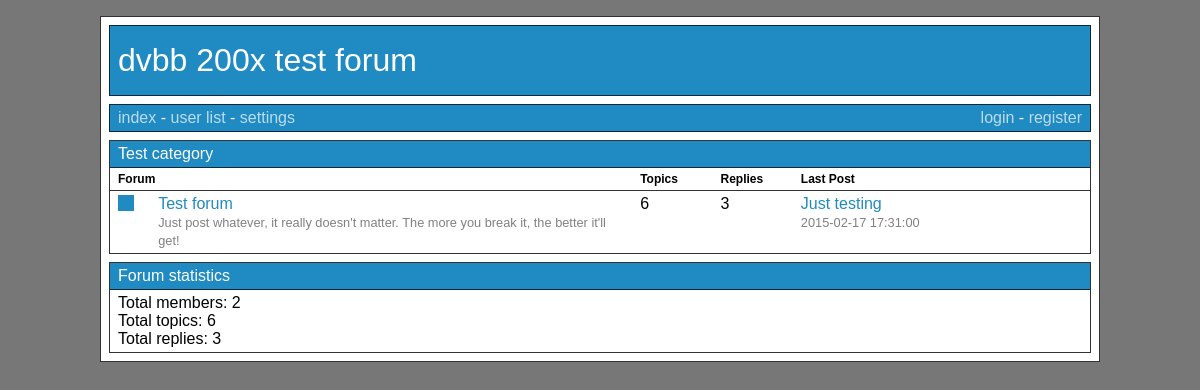
Before: / with the older database file.
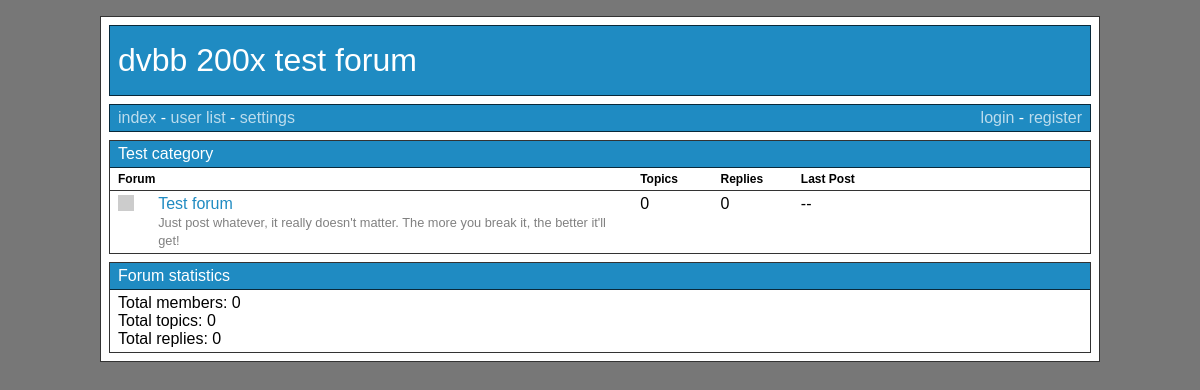
After: the same page with the newer database file.
### tables this page shows
CREATE TABLE "forum" (
  "id" integer NOT NULL PRIMARY KEY AUTOINCREMENT,
  "parent_id" integer NULL,
  "category_id" integer NULL,
  "title" text NULL,
  "description" text NULL
);

CREATE TABLE "post" (
  "id" integer NOT NULL PRIMARY KEY AUTOINCREMENT,
  "forum_id" integer NULL,
  "parent_id" integer NULL,
  "user_id" integer NULL,
  "title" text NULL,
  "body" text NULL,
  "created_at" text NULL,
  "updated_at" text NULL, "last_post_at" text NULL,
  FOREIGN KEY ("forum_id") REFERENCES "forum" ("id") ON DELETE NO ACTION ON UPDATE NO ACTION
);

### library/app.php (called while the page is built, shortened)
<?php
class app {
    static $path;
    static $router;
    static $view = array();
    static $db;
    public static function setPath($path) {
        self::$path = $path;
        return self::$path;
    }
    public static function getPath() {
        return self::$path;
    }
    public static function setRouter($router) {
        self::$router = $router;
        return self::$router;
    }
    public static function getRouter() {
        return self::$router;
    }
    public static function addToView($array = array()) {
        foreach($array as $key => $value) {
            self::$view[$key] = $value;
        }
        return self::$view;
    }
    public static function getViewByKey($key) {
        if (isset(self::$view[$key])) {
            return self::$view[$key];
        }
        return false;
    }
    public static function setDb($db) {
        self::$db = $db;
    }
    public static function getDb() {
        return self::$db;
    }
}

### library/AltoRouter.php (called while the page is built, shortened)
<?php
class AltoRouter {
	protected $routes = array();
	protected $namedRoutes = array();
	protected $basePath = '';
	public function setBasePath($basePath) {
		$this->basePath = $basePath;
	}
	public function map($method, $route, $target, $name = null) {
		$this->routes[] = array($method, $route, $target, $name);
		if($name) {
			if(isset($this->namedRoutes[$name])) {
				throw new \Exception("Can not redeclare route '{$name}'");
			} else {
				$this->namedRoutes[$name] = $route;
			}
		}
		return;
	}
	public function generate($routeName, array $params = array()) {
		$route = $this->namedRoutes[$routeName];
		$url = $this->basePath . $route;
		if (preg_match_all('`(/|\.|)\[([^:\]]*+)(?::([^:\]]*+))?\](\?|)`', $route, $matches, PREG_SET_ORDER)) {
			foreach($matches as $match) {
				list($block, $pre, $type, $param, $optional) = $match;
				if ($pre) {
					$block = substr($block, 1);
				}
				if(isset($params[$param])) {
					$url = str_replace($block, $params[$param], $url);
				} elseif ($optional) {
					$url = str_replace($pre . $block, '', $url);
				}
			}
		}
		return $url;
	}
	public function match($requestUrl = null, $requestMethod = null) {
		$params = array();
		$match = false;
		if($requestUrl === null) {
			$requestUrl = isset($_SERVER['REQUEST_URI']) ? $_SERVER['REQUEST_URI'] : '/';
		}
		$requestUrl = substr($requestUrl, strlen($this->basePath));
		if($requestMethod === null) {
			$requestMethod = isset($_SERVER['REQUEST_METHOD']) ? $_SERVER['REQUEST_METHOD'] : 'GET';
		}
		foreach($this->routes as $handler) {
			list($method, $_route, $target, $name) = $handler;
			$methods = explode('|', $method);
			foreach($methods as $method) {
				if (strcasecmp($requestMethod, $method) === 0) {
					$method_match = true;
					break;
				}
			}
			if ($_route === '*') {
				$match = true;
			} elseif (isset($_route[0]) && $_route[0] === '@') {
				$pattern = '`' . substr($_route, 1) . '`u';
				$match = preg_match($pattern, $requestUrl, $params);
			} else {
				$route = null;
				$regex = false;
				$n = isset($_route[0]) ? $_route[0] : null;
				$i = 0;
				while (true) {
					if (!isset($_route[$i])) {
						break;
					} elseif (false === $regex) {
						$c = $n;
						$regex = $c === '[' || $c === '(' || $c === '.';
					}
					$route .= $_route[$i++];
				}
				$regex = $this->compileRoute($route);
				$match = preg_match($regex, $requestUrl, $params);
			}
			if(($match == true || $match > 0)) {
				if($params) {
					foreach($params as $key => $value) {
						if(is_numeric($key)) unset($params[$key]);
					}
				}
				return array(
					'target' => $target,
					'params' => $params,
					'name' => $name
				);
			}
		}
		return false;
	}
	private function compileRoute($route) {
		return "`^$route$`u";
	}
}

### library/model.php (called while the page is built, shortened)
<?php
class model {
    protected $tableKey = 'id';
    protected function assemble($query, $params = array()) {
        foreach ($params as $target => $value) {
            $query = str_replace($target, SQLite3::escapeString($value), $query);
        }
        return $query;
    }
    public function getAll() {
        $query = $this->assemble(self::QUERY_ALL_ASC, array(
            ':tableName' => $this->tableName,
            ':tableKey' => $this->tableKey,
        ));
        $dbResult = app::getDb()->query($query);
        $return = array();
        while ($row = $dbResult->fetchArray(SQLITE3_ASSOC)) {
            $return[] = $this->generateFromRow($row);
        }
        return $return;
    }
    public function getByField($key, $value) {
        $query = $this->assemble(self::QUERY_SIMPLE_KEY_ASC, array(
            ':tableName' => $this->tableName,
            ':key' => $key,
            ':value' => $value,
            ':tableKey' => $this->tableKey,
        ));
        if ((int)$value !== $value) {
            $query = str_replace($value, '\'' . $value . '\'', $query);
        }
        $dbResult = app::getDb()->query($query);
        $return = array();
        while ($row = $dbResult->fetchArray(SQLITE3_ASSOC)) {
            $return[] = $this->generateFromRow($row);
        }
        return $return;
    }
    public function getByQuery($query) {
        $dbResult = app::getDb()->query($query);
        $return = array();
        while ($row = $dbResult->fetchArray(SQLITE3_ASSOC)) {
            $return[] = $this->generateFromRow($row);
        }
        return $return;
    }
    public function generateFromRow($row) {
        $item = new $class();
        if ($row) {
            foreach ($row as $key => $value) {
                $item->$key = $value;
            }
        }
        return $item;
    }
}

### application/controller/generalController.php (called while the page is built, shortened)
<?php
class generalController extends controller {
    public function index() {
        $forums = (new forum())->getAll();
        foreach ($forums as $forum) {
            $topic = (new post())->getByQuery('SELECT * FROM post WHERE forum_id = ' . $forum->id . ' ORDER BY last_post_at DESC LIMIT 1');
        }
    }
}

### library/auth.php (called while the page is built, shortened)
<?php
class auth {
    static $user = null;
    public static function getUser() {
        return self::$user;
    }
}

### application/model/post.php (called while the page is built, shortened)
<?php
class post extends model {
    public function getUnreadStatus() {
        return null;
    }
}

### application/view/general/index.phtml (the view)
<?php
$categories = (new category())->getAll();
$lastPostPerForum = app::getViewByKey('lastPostPerForum');
foreach ($categories as $category) {
    $forums = (new forum())->getByField('category_id', $category->id);
    ?>
    <div class="dvbb-container dvbb-forum-list">
        <div class="dvbb-container-header"><?=$category->title?></div>
        <div class="dvbb-container-legend dv-grid-row">
            <div class="dv-grid-column-13">Forum</div>
            <div class="dv-grid-column-2">Topics</div>
            <div class="dv-grid-column-2">Replies</div>
            <div class="dv-grid-column-7">Last Post</div>
        </div>
        <?php
        foreach ($forums as $forum) {
            $unread = false;
            $url = app::getRouter()->generate('forum', array('id' => $forum->id));
            $topics = (new post())->getByField('forum_id', $forum->id);
            $topicCount = count($topics);
            $replyCount = 0;
            foreach ($topics as $topic) {
                $replies = (new post())->getByField('parent_id', $topic->id);
                $replyCount = $replyCount + count($replies);
            }
            $lastPost = $lastPostPerForum[$forum->id];
            if ($lastPost !== null) {
                $unreadStatus = $lastPost->getUnreadStatus();
                if ($unreadStatus === null || $lastPost->last_post_at > $unreadStatus->created_at) {
                    $unread = true;
                }
            }
            ?>
            <div class="dvbb-container-row dv-grid-row">
                <div class="dv-grid-column-1">
                    <div class="dvbb-read-status<?=($unread ? ' unread' : '');?>"></div>
                </div>
                <div class="dv-grid-column-12">
                    <a href="<?=$url;?>"><?=$forum->title;?></a><br />
                    <small style="color: grey"><?=$forum->description;?></small>
                </div>
                <div class="dv-grid-column-2"><?=$topicCount;?></div>
                <div class="dv-grid-column-2"><?=$replyCount;?></div>
                <div class="dv-grid-column-7">
                    <?php
                    if ($lastPost) {
                        $url = app::getRouter()->generate('topic', array('id' => $lastPost->id));
                        ?>
                        <a href="<?=$url;?>"><?=$lastPost->title;?></a><br />
                        <small style="color: grey"><?=$lastPost->last_post_at;?></small>
                        <?php
                    } else {
                        echo '--';
                    }
                    ?>
                </div>
            </div>
            <?php
        }
        ?>
    </div>
    <?php
}
$users = count((new user())->getAll());
$posts = (new post())->getAll();
$topics = 0;
$replies = 0;
foreach ($posts as $post) {
    if ($post->forum_id) {
        $topics++;
    } else {
        $replies++;
    }
}
?>
<div class="dvbb-container">
    <div class="dvbb-container-header">Forum statistics</div>
    <div class="dvbb-container-row">
        Total members: <?=$users;?><br />
        Total topics: <?=$topics;?><br />
        Total replies: <?=$replies;?><br />
    </div>
</div>

Changed rows visible on the page:
removed post: title "Just testing", last_post_at "2015-02-17 17:31:00"
shown differently, row unchanged: forum "Test forum": topicCount "6" → "0"; replyCount "3" → "0"; now shows "--"
Other visible differences:
$users: "2" → "0"
$topics: "6" → "0"
$replies: "3" → "0"
